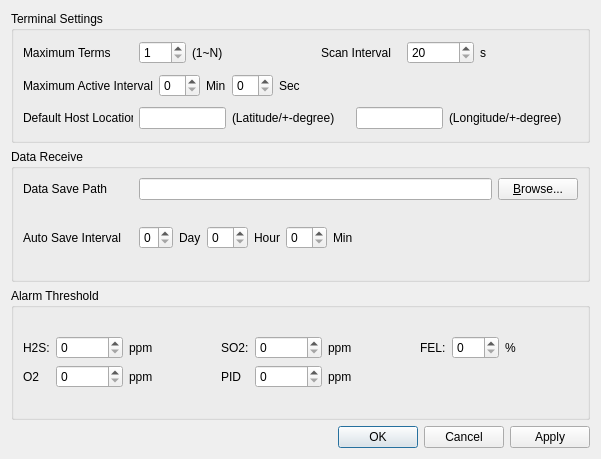
<?xml version="1.0" encoding="UTF-8"?>
<ui version="4.0">
 <class>OptionDialog</class>
 <widget class="QDialog" name="OptionDialog">
  <property name="geometry">
   <rect>
    <x>0</x>
    <y>0</y>
    <width>601</width>
    <height>459</height>
   </rect>
  </property>
  <property name="windowTitle">
   <string>Options</string>
  </property>
  <layout class="QVBoxLayout" name="verticalLayout_3">
   <item>
    <widget class="QGroupBox" name="groupBox_2">
     <property name="title">
      <string>Terminal Settings</string>
     </property>
     <layout class="QVBoxLayout" name="verticalLayout_2">
      <item>
       <layout class="QHBoxLayout" name="horizontalLayout_6">
        <item>
         <widget class="QLabel" name="label_16">
          <property name="minimumSize">
           <size>
            <width>110</width>
            <height>0</height>
           </size>
          </property>
          <property name="text">
           <string>Maximum Terms</string>
          </property>
         </widget>
        </item>
        <item>
         <widget class="QSpinBox" name="maxTermCountSpinBox">
          <property name="minimum">
           <number>1</number>
          </property>
          <property name="maximum">
           <number>255</number>
          </property>
         </widget>
        </item>
        <item>
         <widget class="QLabel" name="label_17">
          <property name="text">
           <string>(1~N)</string>
          </property>
         </widget>
        </item>
        <item>
         <spacer name="horizontalSpacer_9">
          <property name="orientation">
           <enum>Qt::Horizontal</enum>
          </property>
          <property name="sizeHint" stdset="0">
           <size>
            <width>59</width>
            <height>20</height>
           </size>
          </property>
         </spacer>
        </item>
        <item>
         <widget class="QLabel" name="label_19">
          <property name="sizePolicy">
           <sizepolicy hsizetype="Minimum" vsizetype="Minimum">
            <horstretch>0</horstretch>
            <verstretch>0</verstretch>
           </sizepolicy>
          </property>
          <property name="minimumSize">
           <size>
            <width>80</width>
            <height>25</height>
           </size>
          </property>
          <property name="text">
           <string>Scan Interval</string>
          </property>
         </widget>
        </item>
        <item>
         <widget class="QSpinBox" name="scanIntervalSecSpinBox">
          <property name="minimum">
           <number>20</number>
          </property>
          <property name="maximum">
           <number>120000</number>
          </property>
         </widget>
        </item>
        <item>
         <widget class="QLabel" name="label_18">
          <property name="text">
           <string>s</string>
          </property>
         </widget>
        </item>
        <item>
         <spacer name="horizontalSpacer_8">
          <property name="orientation">
           <enum>Qt::Horizontal</enum>
          </property>
          <property name="sizeHint" stdset="0">
           <size>
            <width>40</width>
            <height>20</height>
           </size>
          </property>
         </spacer>
        </item>
       </layout>
      </item>
      <item>
       <layout class="QHBoxLayout" name="horizontalLayout_3">
        <item>
         <widget class="QLabel" name="label_7">
          <property name="minimumSize">
           <size>
            <width>110</width>
            <height>0</height>
           </size>
          </property>
          <property name="text">
           <string>Maximum Active Interval</string>
          </property>
         </widget>
        </item>
        <item>
         <widget class="QSpinBox" name="activeIntervalMinutesSpinBox">
          <property name="minimum">
           <number>0</number>
          </property>
          <property name="maximum">
           <number>59</number>
          </property>
         </widget>
        </item>
        <item>
         <widget class="QLabel" name="label_10">
          <property name="text">
           <string>Min</string>
          </property>
         </widget>
        </item>
        <item>
         <widget class="QSpinBox" name="activeIntervalSecondsSpinBox">
          <property name="minimum">
           <number>0</number>
          </property>
          <property name="maximum">
           <number>59</number>
          </property>
         </widget>
        </item>
        <item>
         <widget class="QLabel" name="label_11">
          <property name="text">
           <string>Sec</string>
          </property>
         </widget>
        </item>
        <item>
         <spacer name="horizontalSpacer_2">
          <property name="orientation">
           <enum>Qt::Horizontal</enum>
          </property>
          <property name="sizeHint" stdset="0">
           <size>
            <width>40</width>
            <height>20</height>
           </size>
          </property>
         </spacer>
        </item>
       </layout>
      </item>
      <item>
       <layout class="QHBoxLayout" name="horizontalLayout_4">
        <item>
         <widget class="QLabel" name="label_8">
          <property name="minimumSize">
           <size>
            <width>110</width>
            <height>0</height>
           </size>
          </property>
          <property name="text">
           <string>Default Host Location</string>
          </property>
         </widget>
        </item>
        <item>
         <widget class="QLineEdit" name="defaultHostLatitudeLineEdit"/>
        </item>
        <item>
         <widget class="QLabel" name="label_12">
          <property name="text">
           <string>(Latitude/+-degree)</string>
          </property>
         </widget>
        </item>
        <item>
         <spacer name="horizontalSpacer_4">
          <property name="orientation">
           <enum>Qt::Horizontal</enum>
          </property>
          <property name="sizeHint" stdset="0">
           <size>
            <width>37</width>
            <height>17</height>
           </size>
          </property>
         </spacer>
        </item>
        <item>
         <widget class="QLineEdit" name="defaultHostLongitudeLineEdit"/>
        </item>
        <item>
         <widget class="QLabel" name="label_13">
          <property name="text">
           <string>(Longitude/+-degree)</string>
          </property>
         </widget>
        </item>
        <item>
         <spacer name="horizontalSpacer_3">
          <property name="orientation">
           <enum>Qt::Horizontal</enum>
          </property>
          <property name="sizeHint" stdset="0">
           <size>
            <width>37</width>
            <height>17</height>
           </size>
          </property>
         </spacer>
        </item>
       </layout>
      </item>
     </layout>
    </widget>
   </item>
   <item>
    <widget class="QGroupBox" name="groupBox">
     <property name="title">
      <string>Data Receive</string>
     </property>
     <layout class="QVBoxLayout" name="verticalLayout">
      <item>
       <layout class="QGridLayout" name="gridLayout">
        <item row="0" column="0">
         <widget class="QLabel" name="label">
          <property name="minimumSize">
           <size>
            <width>110</width>
            <height>0</height>
           </size>
          </property>
          <property name="text">
           <string>Data Save Path</string>
          </property>
         </widget>
        </item>
        <item row="0" column="1">
         <layout class="QHBoxLayout" name="horizontalLayout_2">
          <item>
           <widget class="QLineEdit" name="dataFolderLineEdit">
            <property name="readOnly">
             <bool>true</bool>
            </property>
           </widget>
          </item>
          <item>
           <widget class="QPushButton" name="broswePushButton">
            <property name="sizePolicy">
             <sizepolicy hsizetype="Maximum" vsizetype="Fixed">
              <horstretch>0</horstretch>
              <verstretch>0</verstretch>
             </sizepolicy>
            </property>
            <property name="text">
             <string>&amp;Browse...</string>
            </property>
           </widget>
          </item>
         </layout>
        </item>
        <item row="1" column="0">
         <widget class="QLabel" name="label_2">
          <property name="minimumSize">
           <size>
            <width>110</width>
            <height>0</height>
           </size>
          </property>
          <property name="text">
           <string>Auto Save Interval</string>
          </property>
         </widget>
        </item>
        <item row="1" column="1">
         <layout class="QHBoxLayout" name="horizontalLayout">
          <item>
           <widget class="QSpinBox" name="daySpinBox">
            <property name="maximum">
             <number>5</number>
            </property>
           </widget>
          </item>
          <item>
           <widget class="QLabel" name="label_3">
            <property name="text">
             <string>Day</string>
            </property>
           </widget>
          </item>
          <item>
           <widget class="QSpinBox" name="hoursSpinBox">
            <property name="maximum">
             <number>23</number>
            </property>
           </widget>
          </item>
          <item>
           <widget class="QLabel" name="label_4">
            <property name="text">
             <string>Hour</string>
            </property>
           </widget>
          </item>
          <item>
           <widget class="QSpinBox" name="minutesSpinBox">
            <property name="maximum">
             <number>59</number>
            </property>
           </widget>
          </item>
          <item>
           <widget class="QLabel" name="label_5">
            <property name="text">
             <string>Min</string>
            </property>
           </widget>
          </item>
          <item>
           <spacer name="horizontalSpacer">
            <property name="orientation">
             <enum>Qt::Horizontal</enum>
            </property>
            <property name="sizeHint" stdset="0">
             <size>
              <width>40</width>
              <height>20</height>
             </size>
            </property>
           </spacer>
          </item>
         </layout>
        </item>
       </layout>
      </item>
     </layout>
    </widget>
   </item>
   <item>
    <widget class="QGroupBox" name="groupBox_3">
     <property name="title">
      <string>Alarm Threshold</string>
     </property>
     <layout class="QGridLayout" name="gridLayout_6">
      <item row="0" column="0">
       <layout class="QGridLayout" name="gridLayout_5">
        <item row="0" column="0">
         <layout class="QGridLayout" name="gridLayout_2">
          <item row="0" column="0">
           <widget class="QLabel" name="label_6">
            <property name="text">
             <string>H2S:</string>
            </property>
           </widget>
          </item>
          <item row="0" column="1">
           <widget class="QSpinBox" name="h2sThresSpinBox">
            <property name="maximum">
             <number>1000000</number>
            </property>
           </widget>
          </item>
          <item row="0" column="2">
           <widget class="QLabel" name="label_15">
            <property name="text">
             <string>ppm</string>
            </property>
           </widget>
          </item>
          <item row="1" column="0">
           <widget class="QLabel" name="label_22">
            <property name="text">
             <string>O2</string>
            </property>
           </widget>
          </item>
          <item row="1" column="1">
           <widget class="QSpinBox" name="o2ThresSpinBox">
            <property name="maximum">
             <number>1000000</number>
            </property>
           </widget>
          </item>
          <item row="1" column="2">
           <widget class="QLabel" name="label_23">
            <property name="text">
             <string>ppm</string>
            </property>
           </widget>
          </item>
         </layout>
        </item>
        <item row="0" column="1">
         <spacer name="horizontalSpacer_5">
          <property name="orientation">
           <enum>Qt::Horizontal</enum>
          </property>
          <property name="sizeHint" stdset="0">
           <size>
            <width>13</width>
            <height>22</height>
           </size>
          </property>
         </spacer>
        </item>
        <item row="0" column="2">
         <layout class="QGridLayout" name="gridLayout_3">
          <item row="0" column="0">
           <widget class="QLabel" name="label_9">
            <property name="text">
             <string>SO2:</string>
            </property>
           </widget>
          </item>
          <item row="0" column="1">
           <widget class="QSpinBox" name="so2ThresSpinBox">
            <property name="maximum">
             <number>1000000</number>
            </property>
           </widget>
          </item>
          <item row="0" column="2">
           <widget class="QLabel" name="label_20">
            <property name="text">
             <string>ppm</string>
            </property>
           </widget>
          </item>
          <item row="1" column="0">
           <widget class="QLabel" name="label_24">
            <property name="text">
             <string>PID</string>
            </property>
           </widget>
          </item>
          <item row="1" column="1">
           <widget class="QSpinBox" name="coThresSpinBox">
            <property name="maximum">
             <number>1000000</number>
            </property>
           </widget>
          </item>
          <item row="1" column="2">
           <widget class="QLabel" name="label_25">
            <property name="text">
             <string>ppm</string>
            </property>
           </widget>
          </item>
         </layout>
        </item>
        <item row="0" column="3">
         <spacer name="horizontalSpacer_6">
          <property name="orientation">
           <enum>Qt::Horizontal</enum>
          </property>
          <property name="sizeHint" stdset="0">
           <size>
            <width>13</width>
            <height>22</height>
           </size>
          </property>
         </spacer>
        </item>
        <item row="0" column="4">
         <layout class="QGridLayout" name="gridLayout_4">
          <item row="0" column="0">
           <widget class="QLabel" name="label_14">
            <property name="text">
             <string>FEL:</string>
            </property>
           </widget>
          </item>
          <item row="0" column="1">
           <widget class="QSpinBox" name="felThresSpinBox">
            <property name="maximum">
             <number>100</number>
            </property>
           </widget>
          </item>
          <item row="0" column="2">
           <widget class="QLabel" name="label_21">
            <property name="text">
             <string>%</string>
            </property>
           </widget>
          </item>
          <item row="1" column="2">
           <widget class="QLabel" name="label_26">
            <property name="text">
             <string/>
            </property>
           </widget>
          </item>
         </layout>
        </item>
        <item row="0" column="5">
         <spacer name="horizontalSpacer_7">
          <property name="orientation">
           <enum>Qt::Horizontal</enum>
          </property>
          <property name="sizeHint" stdset="0">
           <size>
            <width>38</width>
            <height>22</height>
           </size>
          </property>
         </spacer>
        </item>
       </layout>
      </item>
     </layout>
    </widget>
   </item>
   <item>
    <widget class="QDialogButtonBox" name="buttonBox">
     <property name="orientation">
      <enum>Qt::Horizontal</enum>
     </property>
     <property name="standardButtons">
      <set>QDialogButtonBox::Apply|QDialogButtonBox::Cancel|QDialogButtonBox::Ok</set>
     </property>
    </widget>
   </item>
  </layout>
 </widget>
 <resources/>
 <connections>
  <connection>
   <sender>buttonBox</sender>
   <signal>accepted()</signal>
   <receiver>OptionDialog</receiver>
   <slot>accept()</slot>
   <hints>
    <hint type="sourcelabel">
     <x>248</x>
     <y>254</y>
    </hint>
    <hint type="destinationlabel">
     <x>157</x>
     <y>274</y>
    </hint>
   </hints>
  </connection>
  <connection>
   <sender>buttonBox</sender>
   <signal>rejected()</signal>
   <receiver>OptionDialog</receiver>
   <slot>reject()</slot>
   <hints>
    <hint type="sourcelabel">
     <x>316</x>
     <y>260</y>
    </hint>
    <hint type="destinationlabel">
     <x>286</x>
     <y>274</y>
    </hint>
   </hints>
  </connection>
 </connections>
</ui>
